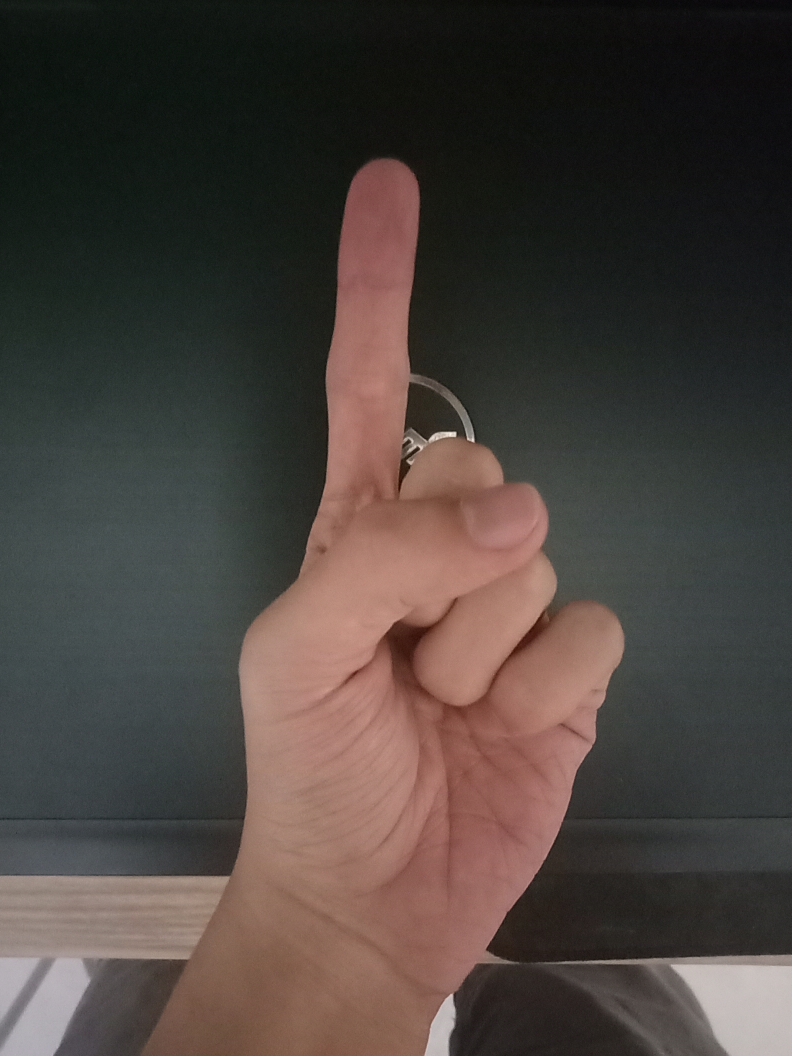
#> input picture fingers_data/1 finger/IMG20201221090909.jpg, 3168 x 4224 px, given in place of the camera (shown at 1/4 size)
$ python detect-using-opencv.py
#> lines starting #> are read from the running program, lines starting #| are printed output that depends on the picture; after the words box and inside, x2 and y2 are one past the last pixel; in counts of white or black regions, pixels touching at a corner belong together
import cv2
import numpy as np
import math

cap = cv2.VideoCapture(0)
count_defects=0
while(cap.isOpened()):
    # read image
    ret, img = cap.read()
#> img is the input picture: shape (4224, 3168, 3); mean B, G, R 60.2, 65.2, 73.8
    # get hand data from the rectangle sub window on the screen
    cv2.rectangle(img, (400,400), (100,100), (0,255,0),0)
    crop_img = img[100:400, 100:400]

    # convert to grayscale
    grey = cv2.cvtColor(crop_img, cv2.COLOR_BGR2GRAY)

    # applying gaussian blur
    value = (35, 35)
    blurred = cv2.GaussianBlur(grey, value, 0)
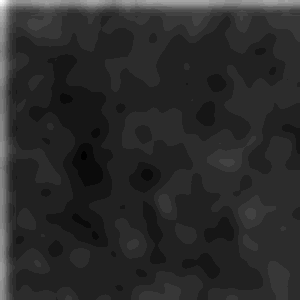
#> blurred: shape (300, 300); min 15, max 38, mean 18.9; drawn with min black and max white

    # thresholdin: Otsu's Binarization method
    _, thresh1 = cv2.threshold(blurred, 127, 255,
                               cv2.THRESH_BINARY_INV+cv2.THRESH_OTSU)
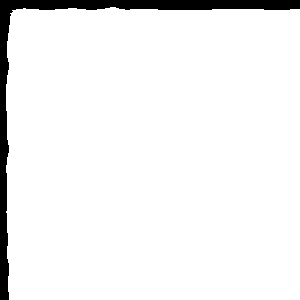
#> thresh1: shape (300, 300); 94.5% white; 1 black region

    # show thresholded image
    cv2.imshow('Thresholded', thresh1)

    # check OpenCV version to avoid unpacking error
    (version, _, _) = cv2.__version__.split('.')
    if version == '4':
        contours, hierarchy = cv2.findContours(thresh1.copy(),cv2.RETR_TREE, cv2.CHAIN_APPROX_NONE)
#> contours = 1 contour; box (x1, y1, x2, y2) and area: (6, 7, 300, 300) 84428
    elif version == '2':
        contours, hierarchy = cv2.findContours(thresh1.copy(), cv2.RETR_TREE, cv2.CHAIN_APPROX_NONE)

    # find contour with max area
    cnt = max(contours, key = lambda x: cv2.contourArea(x))
#> cnt = contour of 1157 points, box (x1, y1, x2, y2) (6, 7, 300, 300), area 84428
    # create bounding rectangle around the contour (can skip below two lines)
    #Tìm ranh giới hình chữ nhật cho những đường viền
    x, y, w, h = cv2.boundingRect(cnt)
#> x = 6; y = 7; w = 294; h = 293
    cv2.rectangle(crop_img, (x, y), (x+w, y+h), (0, 0, 255), 0)
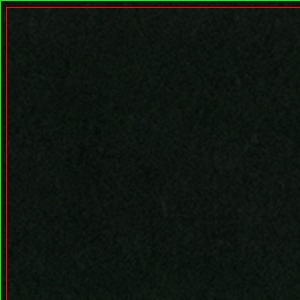
#> crop_img: shape (300, 300, 3); mean B, G, R 16.1, 22.2, 15.2

    # finding convex hull
    hull = cv2.convexHull(cnt)
#> hull = contour of 14 points, box (x1, y1, x2, y2) (6, 7, 300, 300), area 85091
    #print(hull)
    # drawing contours
    drawing = np.zeros(crop_img.shape,np.uint8)
    cv2.drawContours(drawing, [cnt], 0, (0, 255, 0), 0)
    cv2.imshow("drawing1",drawing)
    cv2.drawContours(drawing, [hull], 0,(0, 0, 255), 0)
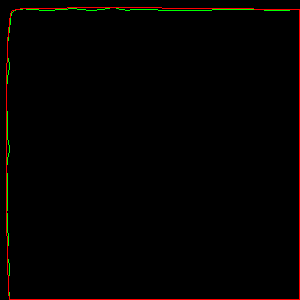
#> drawing: shape (300, 300, 3); mean of channels 0, 1, 2 0, 1.3, 3.3; drawn as B, G, R

    # finding convex hull
    hull = cv2.convexHull(cnt, returnPoints=False)
#> hull = [1152, 968, 678, 388, 380, 347, 301, 173, 130, 102, 98, 94, 87, 0]
    #print(hull)
    # finding convexity defects
    defects = cv2.convexityDefects(cnt, hull)
#> defects = [[0, 87, 14, 727], [87, 94, 88, 217], [94, 98, 95, 186], [98, 102, 99, 355], [102, 130, 104, 309], [130, 173, 158, 679], [173, 301, 234, 768], [301, 347, 322, 395], [347, 380, 352, 473], [380, 388, 381, 222], [968, 1152, 1142, 740]]
    print(defects.shape)
#| (11, 1, 4)


    count_defects = 0
    cv2.drawContours(thresh1, contours, -1, (0, 255, 0), 3)
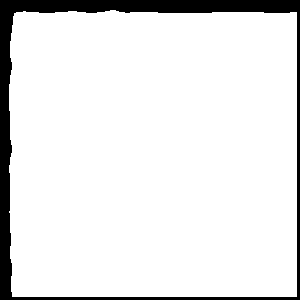
#> thresh1: shape (300, 300); 90.6% white; 1 black region, box (x1, y1, x2, y2) and area: (0, 0, 300, 300) 8436
    print(defects)
#| [[[   0   87   14  727]]
#|  [[  87   94   88  217]]
#|  [[  94   98   95  186]]
#|  [[  98  102   99  355]]
#|  [[ 102  130  104  309]]
#|  [[ 130  173  158  679]]
#|  [[ 173  301  234  768]]
#|  [[ 301  347  322  395]]
#|  [[ 347  380  352  473]]
#|  [[ 380  388  381  222]]
#|  [[ 968 1152 1142  740]]]
    # applying Cosine Rule to find angle for all defects (between fingers)
    # with angle > 90 degrees and ignore defects
    for i in range(defects.shape[0]):
        s,e,f,d = defects[i,0]
        start = list(cnt[s][0])
        end = list(cnt[e][0])
        far = list(cnt[f][0])

        # find length of all sides of triangle
        a = math.sqrt((end[0] - start[0])**2 + (end[1] - start[1])**2)
        b = math.sqrt((far[0] - start[0])**2 + (far[1] - start[1])**2)
        c = math.sqrt((end[0] - far[0])**2 + (end[1] - far[1])**2)

        # apply cosine rule here
        angle = math.acos((b**2 + c**2 - a**2)/(2*b*c)) * 57

        # ignore angles > 90 and highlight rest with red dots
        if angle <= 90:
            count_defects += 1
            cv2.circle(crop_img, far, 1, [0, 0, 255], -1)


        # draw a line from start to end i.e. the convex points (finger tips)
        # (can skip this part)
        cv2.line(crop_img, start, end, [0, 255, 0], 2)
        cv2.circle(crop_img, far, 5, [0, 0, 255], -1)
#> this loop made 11 passes
#> (s, e, f, d, start, far, a, b) on pass 4: (98, 102, 99, 355, [12, 10], [13, 11], 3.61, 1.41)
#> (s, e, f, d, start, end, far, a) on passes 1, 2, 3, 5, 6, 7: (0, 87, 14, 727, [110, 7], [23, 8], [96, 10], 87.01), (87, 94, 88, 217, [23, 8], [16, 9], [22, 9], 7.07), (94, 98, 95, 186, [16, 9], [12, 10], [15, 10], 4.12), (102, 130, 104, 309, [10, 13], [7, 41], [11, 15], 28.16), (130, 173, 158, 679, [7, 41], [6, 84], [9, 69], 43.01), (173, 301, 234, 768, [6, 84], [6, 212], [9, 145], 128)
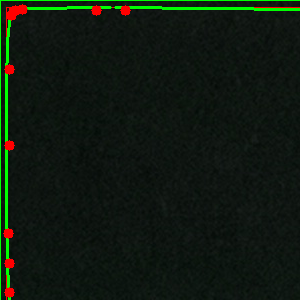
#> crop_img: shape (300, 300, 3); 2.4% of pixels changed, all inside (x1, y1, x2, y2) = (3, 4, 300, 300)
#> after the loop, count_defects = 1

    # define actions required
    if count_defects == 1:
        cv2.putText(img, "2", (50, 50), cv2.FONT_HERSHEY_SIMPLEX, 2, 2)

    elif count_defects == 2:
        cv2.putText(img, "3", (5, 50), cv2.FONT_HERSHEY_SIMPLEX, 1, 2)

    elif count_defects == 3:
        cv2.putText(img, "4", (50, 50), cv2.FONT_HERSHEY_SIMPLEX, 2, 2)

        # cv2.imshow("Gesture",img)
    elif count_defects == 4:
        cv2.putText(img, "5", (50, 50), cv2.FONT_HERSHEY_SIMPLEX, 2, 2)

    else:
        cv2.putText(img, "0", (50, 50),cv2.FONT_HERSHEY_SIMPLEX, 2, 2)

    # show appropriate images in windos
    cv2.imshow('Gesture', img)
    all_img = np.hstack((drawing, crop_img))
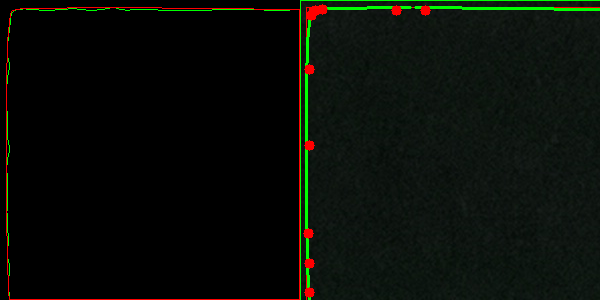
#> all_img: shape (300, 600, 3); mean of channels 0, 1, 2 7.9, 13.6, 9.5; drawn as B, G, R
    cv2.imshow('Contours', all_img)

    if cv2.waitKey(1) == ord('q'):
#> (key q is pressed here)
        break

$ run again, on fingers_data/1 finger/IMG20201221090939.jpg
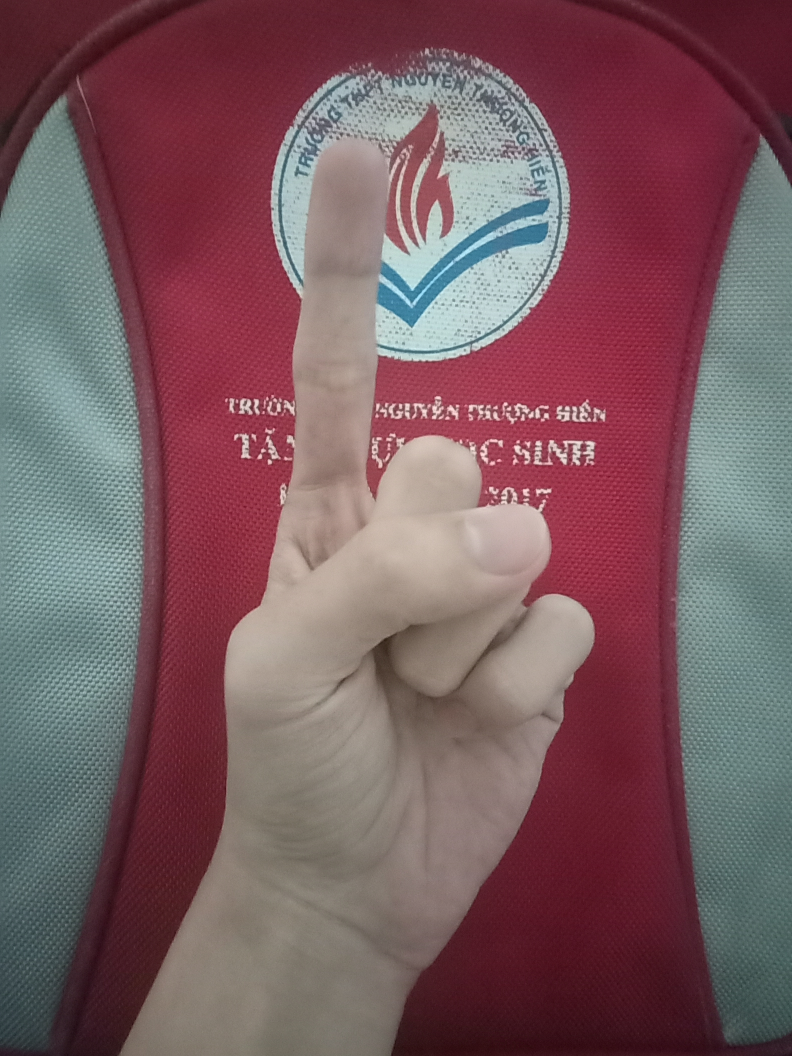
#> input picture fingers_data/1 finger/IMG20201221090939.jpg, 3168 x 4224 px, given in place of the camera (shown at 1/4 size)
#> img is the input picture: shape (4224, 3168, 3); mean B, G, R 96.2, 91.4, 122.2
#> contours = 2 contours; box (x1, y1, x2, y2) and area: (0, 0, 267, 300) 41492, (55, 44, 300, 300) 21435
#> cnt = contour of 909 points, box (x1, y1, x2, y2) (0, 0, 267, 300), area 41492
#> x = 0; w = 267; h = 300
#> `hull = cv2.convexHull(cnt)`: hull = contour of 14 points, box (x1, y1, x2, y2) (0, 0, 267, 300), area 45404
#> `hull = cv2.convexHull(cnt, returnPoints=False)`: hull = [817, 700, 674, 663, 654, 651, 648, 338, 337, 308, 17, 10, 7, 0]
#> defects = [[817, 0, 886, 1024], [0, 7, 2, 343], [7, 10, 9, 142], [10, 17, 14, 238], [17, 308, 217, 512], [338, 648, 489, 4261], [648, 651, 650, 162], [651, 654, 653, 256], [654, 663, 660, 243], [663, 674, 671, 292], [674, 700, 692, 689], [700, 817, 790, 1363]]
#| (12, 1, 4)
#> `cv2.drawContours(thresh1, contours, -1, (0, 255, 0), 3)`:
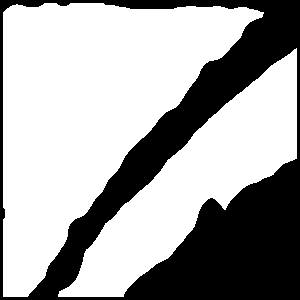
#> thresh1: shape (300, 300); 65.6% white; 1 black region, box (x1, y1, x2, y2) and area: (0, 0, 300, 300) 30990
#| [[[ 817    0  886 1024]]
#|  [[   0    7    2  343]]
#|  [[   7   10    9  142]]
#|  [[  10   17   14  238]]
#|  [[  17  308  217  512]]
#|  [[ 338  648  489 4261]]
#> (further printed lines are left out)
#> the loop `for i in range(defects.shape[0]):` made 12 passes
#> (s, e, f, d, start, end, far, a) on passes 1 to 7: (817, 0, 886, 1024, [104, 0], [16, 0], [38, 4], 88), (0, 7, 2, 343, [16, 0], [10, 3], [15, 2], 6.71), (7, 10, 9, 142, [10, 3], [7, 5], [8, 5], 3.61), (10, 17, 14, 238, [7, 5], [0, 10], [3, 9], 8.6), (17, 308, 217, 512, [0, 10], [0, 299], [2, 209], 289), (338, 648, 489, 4261, [30, 298], [265, 16], [130, 152], 367.1), (648, 651, 650, 162, [265, 16], [266, 13], [265, 14], 3.16)
#> after the loop `for i in range(defects.shape[0]):`: count_defects = 0
#> `all_img = np.hstack((drawing, crop_img))`:
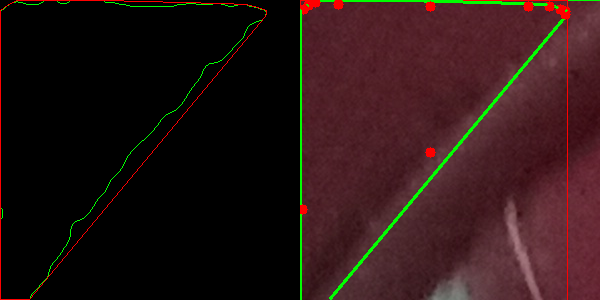
#> all_img: shape (300, 600, 3); mean of channels 0, 1, 2 21, 21.6, 42.1; drawn as B, G, R

$ run again, on fingers_data/1 finger/IMG20201221091042.jpg
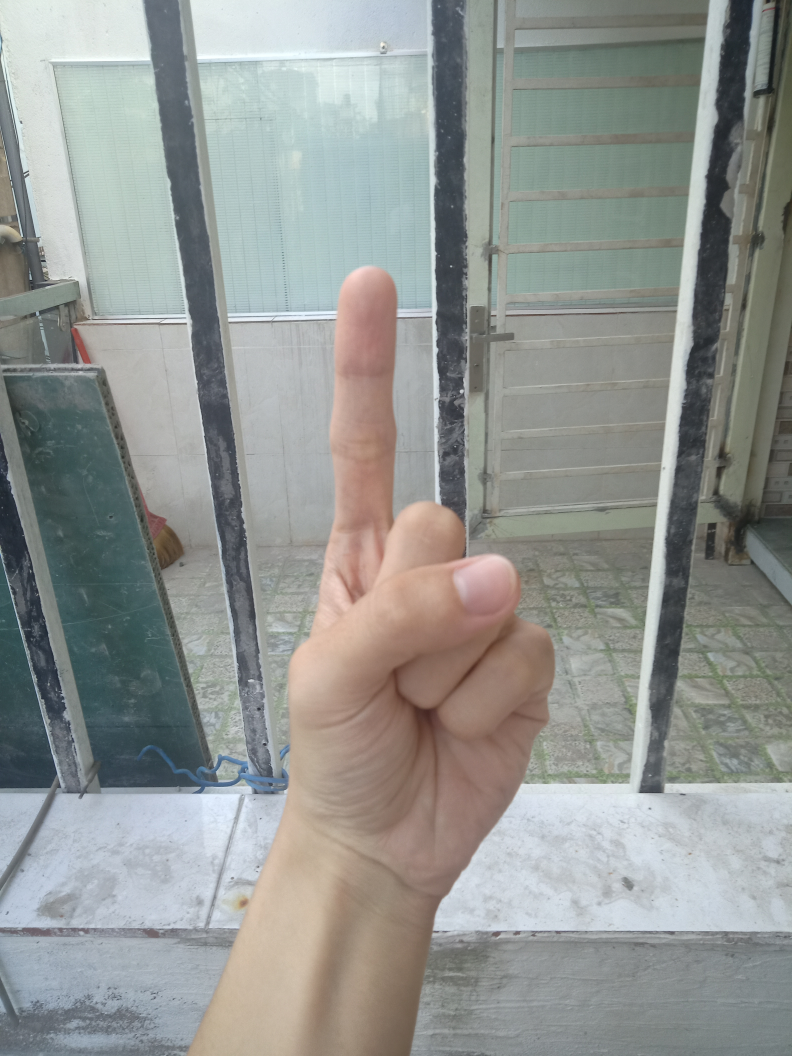
#> input picture fingers_data/1 finger/IMG20201221091042.jpg, 3168 x 4224 px, given in place of the camera (shown at 1/4 size)
#> img is the input picture: shape (4224, 3168, 3); mean B, G, R 146, 149.3, 146.1
#> contours = 3 contours; box (x1, y1, x2, y2) and area: (93, 146, 300, 300) 28224, (66, 138, 83, 147) 99, (82, 166, 89, 175) 34
#> cnt = contour of 684 points, box (x1, y1, x2, y2) (93, 146, 300, 300), area 28224
#> x = 93; y = 146; w = 207; h = 154
#> `hull = cv2.convexHull(cnt)`: hull = [[299, 146], [299, 299], [126, 299], [93, 154], [93, 148], [94, 147], [96, 146]]
#> `hull = cv2.convexHull(cnt, returnPoints=False)`: hull = [481, 328, 155, 9, 3, 2, 0]
#> defects = [[481, 0, 589, 512], [0, 2, 1, 114], [9, 155, 25, 2143]]
#| (3, 1, 4)
#> `cv2.drawContours(thresh1, contours, -1, (0, 255, 0), 3)`:
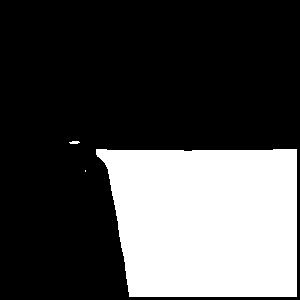
#> thresh1: shape (300, 300); 29.5% white; 3 white regions (1 under 20 px), largest, box (x1, y1, x2, y2) and area: (96, 149, 297, 297) 26537, (69, 141, 80, 144) 26
#| [[[ 481    0  589  512]]
#|  [[   0    2    1  114]]
#|  [[   9  155   25 2143]]]
#> the loop `for i in range(defects.shape[0]):` made 3 passes
#> (s, e, f, d, start, end, far, a) on passes 1 to 3: (481, 0, 589, 512, [299, 146], [96, 146], [191, 148], 203), (0, 2, 1, 114, [96, 146], [94, 147], [95, 147], 2.24), (9, 155, 25, 2143, [93, 154], [126, 299], [105, 169], 148.7)
#> after the loop `for i in range(defects.shape[0]):`: count_defects = 0
#> `all_img = np.hstack((drawing, crop_img))`:
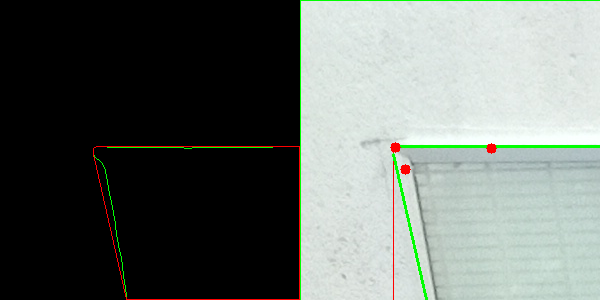
#> all_img: shape (300, 600, 3); mean of channels 0, 1, 2 106.1, 111.1, 104.6; drawn as B, G, R

$ run again, on fingers_data/1 finger/IMG20201221091208.jpg
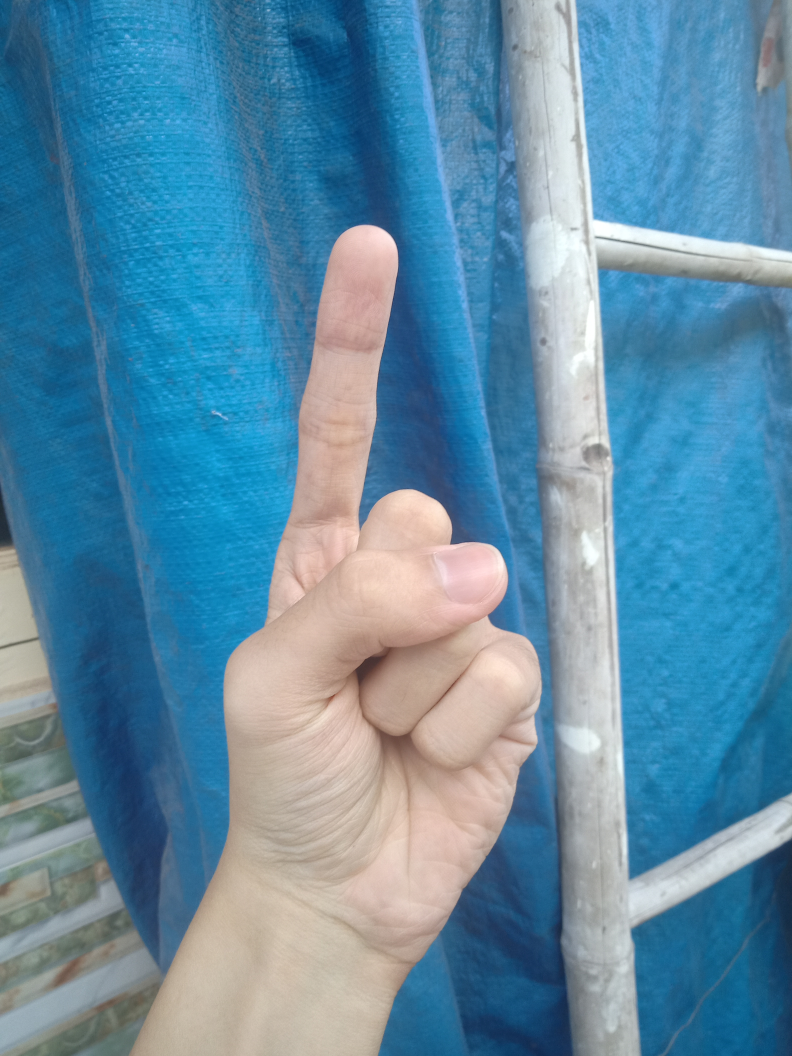
#> input picture fingers_data/1 finger/IMG20201221091208.jpg, 3168 x 4224 px, given in place of the camera (shown at 1/4 size)
#> img is the input picture: shape (4224, 3168, 3); mean B, G, R 165.2, 139.6, 93.9
#> contours = 9 contours, 2 with area under 20; largest, box (x1, y1, x2, y2) and area: (0, 0, 161, 300) 35917, (85, 182, 102, 236) 566, (246, 42, 267, 56) 196, (128, 267, 142, 279) 108, (201, 245, 211, 259) 84, (198, 230, 206, 240) 52, (97, 239, 103, 247) 26
#> cnt = contour of 862 points, box (x1, y1, x2, y2) (0, 0, 161, 300), area 35917
#> x = 0; w = 161; h = 300
#> `hull = cv2.convexHull(cnt)`: hull = contour of 11 points, box (x1, y1, x2, y2) (0, 0, 161, 300), area 39524
#> `hull = cv2.convexHull(cnt, returnPoints=False)`: hull = [801, 787, 783, 773, 772, 770, 580, 461, 459, 299, 0]
#> defects = [[801, 0, 816, 1024], [461, 580, 554, 5117], [580, 770, 634, 5401], [770, 772, 771, 114], [773, 783, 781, 229], [783, 787, 786, 186], [787, 801, 796, 768]]
#| (7, 1, 4)
#| [[[ 801    0  816 1024]]
#|  [[ 461  580  554 5117]]
#|  [[ 580  770  634 5401]]
#|  [[ 770  772  771  114]]
#|  [[ 773  783  781  229]]
#|  [[ 783  787  786  186]]
#> (further printed lines are left out)
#> the loop `for i in range(defects.shape[0]):` made 7 passes
#> (s, e, f, d, start, end, far, a) on passes 1 to 7: (801, 0, 816, 1024, [59, 0], [0, 0], [45, 4], 59), (461, 580, 554, 5117, [160, 297], [153, 188], [134, 204], 109.2), (580, 770, 634, 5401, [153, 188], [88, 12], [115, 146], 187.6), (770, 772, 771, 114, [88, 12], [87, 10], [87, 11], 2.24), (773, 783, 781, 229, [86, 9], [76, 4], [78, 6], 11.18), (783, 787, 786, 186, [76, 4], [72, 3], [73, 4], 4.12), (787, 801, 796, 768, [72, 3], [59, 0], [63, 4], 13.34)
#> after the loop `for i in range(defects.shape[0]):`: count_defects = 0
#> `all_img = np.hstack((drawing, crop_img))`:
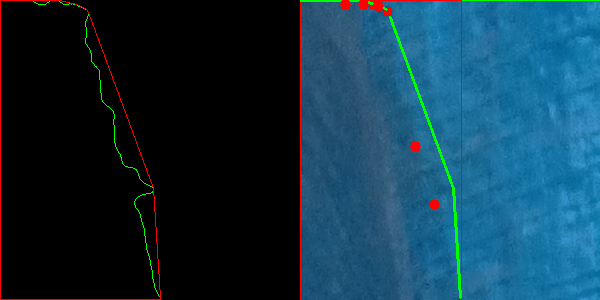
#> all_img: shape (300, 600, 3); mean of channels 0, 1, 2 71.1, 52.8, 17.8; drawn as B, G, R
